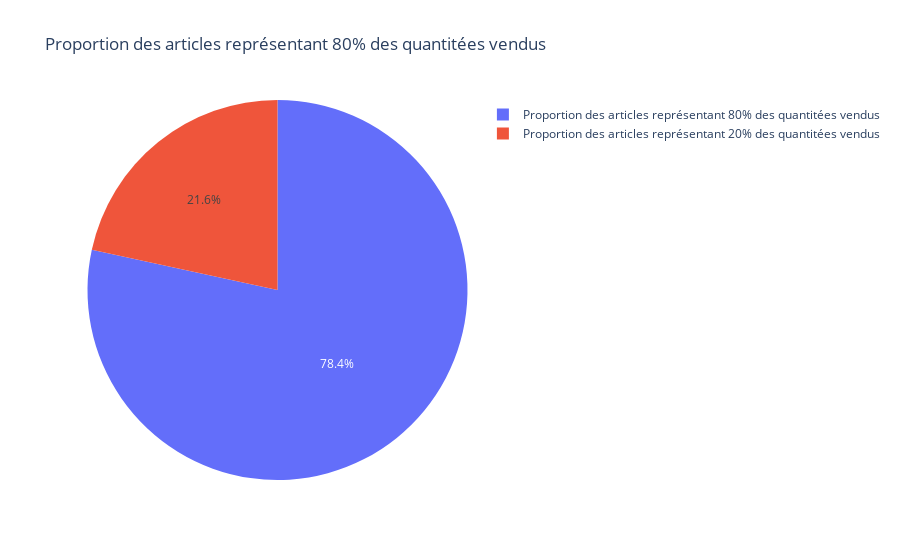

Notebook source saved alongside this figure:
### Code cell
fig = px.pie(values=[78.40, 21.60], names=["Proportion des articles représentant 80% des quantitées vendus ", 'Proportion des articles représentant 20% des quantitées vendus '],
             title="Proportion des articles représentant 80% des quantitées vendus")

fig.show()

### Figure 1 — Plotly figure (JSON) as saved in the notebook; plotly's stock layout.template omitted (floating-point values rounded to 4 significant figures)
{"data": [{"domain": {"x": [0, 1], "y": [0, 1]}, "hovertemplate": "label=%{label}<br>value=%{value}<extra></extra>", "labels": ["Proportion des articles représentant 80% des quantitées vendus ", "Proportion des articles représentant 20% des quantitées vendus "], "legendgroup": "", "name": "", "showlegend": true, "type": "pie", "values": [78.4, 21.6]}], "layout": {"legend": {"tracegroupgap": 0}, "title": {"text": "Proportion des articles représentant 80% des quantitées vendus"}}}
